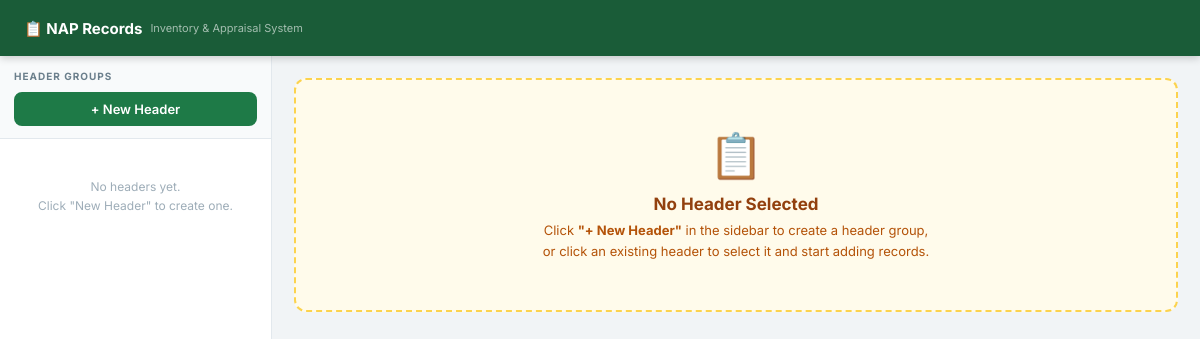
Page /Records/NAP/index.php on the earlier database version.
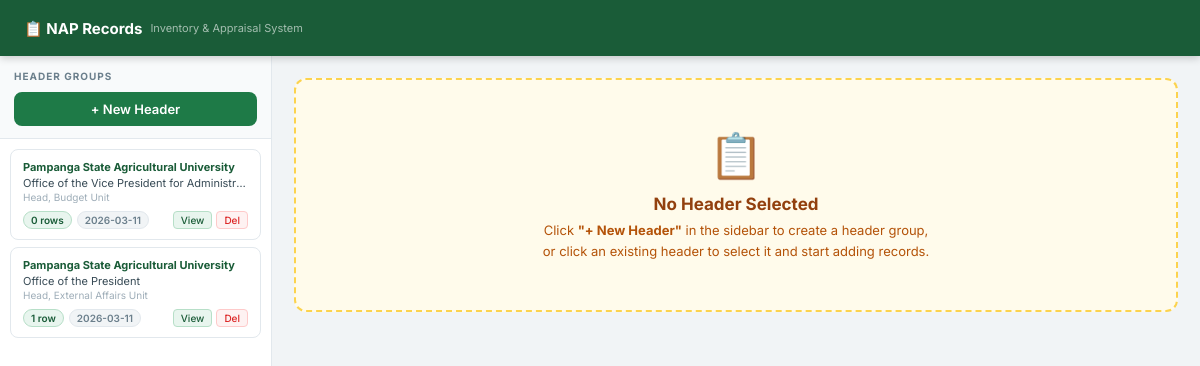
Same page on the later database version.
### tables this page shows
CREATE TABLE `nap_headers` (
  `id` int(11) NOT NULL,
  `name_of_office` varchar(255) NOT NULL,
  `department_division` varchar(255) DEFAULT NULL,
  `section_unit` varchar(255) DEFAULT NULL,
  `telephone_no` varchar(50) DEFAULT NULL,
  `email_address` varchar(255) DEFAULT NULL,
  `address` text DEFAULT NULL,
  `person_incharge` varchar(255) DEFAULT NULL,
  `date_prepared` date DEFAULT NULL,
  `created_at` timestamp NOT NULL DEFAULT current_timestamp(),
  `updated_at` timestamp NOT NULL DEFAULT current_timestamp() ON UPDATE current_timestamp()
);

### Records/NAP/index.php (the view, shortened to what the rows shown need)
<?php
require_once '../connect.php';
$conn = new mysqli($servername, $username, $password, $dbname);
$column_check = $conn->query("SHOW COLUMNS FROM nap_headers LIKE 'assisted_by'");
if ($column_check->num_rows == 0) {
    $conn->query("ALTER TABLE nap_headers ADD COLUMN assisted_by VARCHAR(255) DEFAULT NULL AFTER date_prepared");
}
$active_header_id = $_SESSION['active_header_id'] ?? 0;
$headers_result = $conn->query("SELECT h.*, COUNT(r.id) as record_count FROM nap_headers h LEFT JOIN nap_records r ON r.header_id = h.id GROUP BY h.id ORDER BY h.created_at DESC");
$all_headers = [];
if ($headers_result) while ($row = $headers_result->fetch_assoc()) $all_headers[] = $row;
?>
<!DOCTYPE html>
<html lang="en">
<head>
</head>
<body>
<div class="layout">
    <div class="sidebar">
        <div class="sb-list">
            <?php foreach ($all_headers as $h): ?>
            <div class="hcard <?= $h['id'] == $active_header_id ? 'active' : '' ?>"
                 onclick="location='index.php?select_header=<?= $h['id'] ?>'">
                <div class="hc-name"><?= htmlspecialchars($h['name_of_office']) ?></div>
                <div class="hc-dept"><?= htmlspecialchars($h['department_division']) ?></div>
                <div class="hc-unit"><?= htmlspecialchars($h['section_unit']) ?></div>
                <div class="hc-foot">
                    <span class="badge bg-green"><?= $h['record_count'] ?> row<?= $h['record_count'] != 1 ? 's' : '' ?></span>
                    <span class="badge bg-gray"><?= $h['date_prepared'] ?></span>
                    <div class="hc-acts" onclick="event.stopPropagation()">
                        <a href="records_table.php?header_id=<?= $h['id'] ?>" class="act-view" target="_blank">View</a>
                        <a href="?delete_header=<?= $h['id'] ?>" class="act-del"
                           onclick="return confirm('Delete header and ALL its records?')">Del</a>
                    </div>
                </div>
            </div>
            <?php endforeach; ?>
        </div>
    </div>
</div>
</body>
</html>

Differences in the rows shown:
added nap_headers: name_of_office "Pampanga State Agricultural University", department_division "Office of the Vice President for Administr…", section_unit "Head, Budget Unit", record_count "0", date_prepared "2026-03-11"
added nap_headers: name_of_office "Pampanga State Agricultural University", department_division "Office of the President", section_unit "Head, External Affairs Unit", record_count "1", date_prepared "2026-03-11"
Other differences:
text no longer shown: "No headers yet. Click \"New Header\" to create one."
